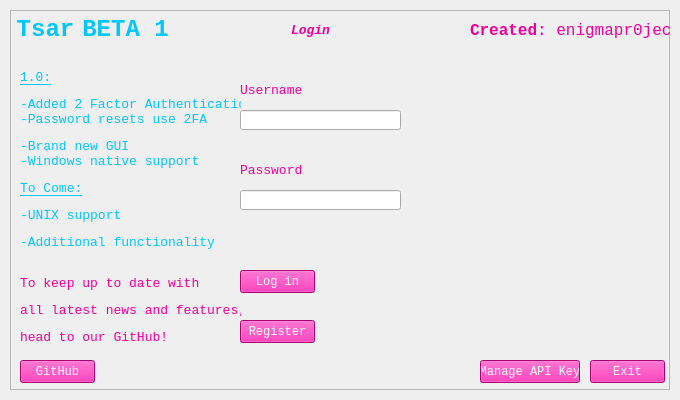
<?xml version="1.0" encoding="UTF-8"?>
<ui version="4.0">
 <class>main</class>
 <widget class="QMainWindow" name="main">
  <property name="geometry">
   <rect>
    <x>0</x>
    <y>0</y>
    <width>680</width>
    <height>400</height>
   </rect>
  </property>
  <property name="windowTitle">
   <string>Tsar Beta 1</string>
  </property>
  <property name="windowIcon">
   <iconset>
    <normaloff>iconfile.ico</normaloff>iconfile.ico</iconset>
  </property>
  <widget class="QWidget" name="centralwidget">
   <layout class="QVBoxLayout" name="verticalLayout">
    <property name="spacing">
     <number>0</number>
    </property>
    <property name="leftMargin">
     <number>10</number>
    </property>
    <property name="topMargin">
     <number>10</number>
    </property>
    <property name="rightMargin">
     <number>10</number>
    </property>
    <property name="bottomMargin">
     <number>10</number>
    </property>
    <item>
     <widget class="QFrame" name="dropShadowFrame">
      <property name="styleSheet">
       <string notr="true">QFrame {	
	background-color: rgba(255, 255, 255, .15);
}</string>
      </property>
      <property name="frameShape">
       <enum>QFrame::StyledPanel</enum>
      </property>
      <property name="frameShadow">
       <enum>QFrame::Raised</enum>
      </property>
      <widget class="QLabel" name="label_title">
       <property name="geometry">
        <rect>
         <x>-10</x>
         <y>-10</y>
         <width>91</width>
         <height>61</height>
        </rect>
       </property>
       <property name="font">
        <font>
         <family>Consolas</family>
         <pointsize>40</pointsize>
        </font>
       </property>
       <property name="styleSheet">
        <string notr="true">color: rgb(3, 198, 252);
background-color: rgba(255, 255, 255, 0); </string>
       </property>
       <property name="text">
        <string>&lt;html&gt;&lt;head/&gt;&lt;body&gt;&lt;p&gt;&lt;span style=&quot; font-size:18pt; font-weight:600;&quot;&gt;Tsar&lt;/span&gt;&lt;/p&gt;&lt;/body&gt;&lt;/html&gt;</string>
       </property>
       <property name="alignment">
        <set>Qt::AlignCenter</set>
       </property>
      </widget>
      <widget class="QLabel" name="label_credits">
       <property name="geometry">
        <rect>
         <x>460</x>
         <y>0</y>
         <width>201</width>
         <height>41</height>
        </rect>
       </property>
       <property name="font">
        <font>
         <family>Consolas</family>
         <pointsize>40</pointsize>
        </font>
       </property>
       <property name="styleSheet">
        <string notr="true">color: rgba(239, 0, 156, 255);
background-color: rgba(255, 255, 255, 0); </string>
       </property>
       <property name="text">
        <string>&lt;html&gt;&lt;head/&gt;&lt;body&gt;&lt;p&gt;&lt;span style=&quot; font-size:12pt; font-weight:600;&quot;&gt;Created&lt;/span&gt;&lt;span style=&quot; font-size:12pt;&quot;&gt;: enigmapr0ject&lt;/span&gt;&lt;/p&gt;&lt;/body&gt;&lt;/html&gt;</string>
       </property>
       <property name="alignment">
        <set>Qt::AlignRight|Qt::AlignTrailing|Qt::AlignVCenter</set>
       </property>
      </widget>
      <widget class="QLineEdit" name="userbox">
       <property name="geometry">
        <rect>
         <x>230</x>
         <y>100</y>
         <width>161</width>
         <height>20</height>
        </rect>
       </property>
      </widget>
      <widget class="QLabel" name="changelog">
       <property name="geometry">
        <rect>
         <x>10</x>
         <y>50</y>
         <width>221</width>
         <height>201</height>
        </rect>
       </property>
       <property name="font">
        <font>
         <family>Consolas</family>
         <pointsize>20</pointsize>
        </font>
       </property>
       <property name="styleSheet">
        <string notr="true">color: rgb(3, 198, 252);
background-color: rgba(255, 255, 255, 0); </string>
       </property>
       <property name="text">
        <string>&lt;html&gt;&lt;head/&gt;&lt;body&gt;&lt;p&gt;&lt;span style=&quot; font-size:10pt; text-decoration: underline;&quot;&gt;1.0:&lt;/span&gt;&lt;/p&gt;&lt;p&gt;&lt;span style=&quot; font-size:10pt;&quot;&gt;-Added 2 Factor Authentication&lt;br/&gt;-Password resets use 2FA&lt;/span&gt;&lt;/p&gt;&lt;p&gt;&lt;span style=&quot; font-size:10pt;&quot;&gt;-Brand new GUI&lt;br/&gt;-Windows native support&lt;/span&gt;&lt;/p&gt;&lt;p&gt;&lt;span style=&quot; font-size:10pt; text-decoration: underline;&quot;&gt;To Come:&lt;/span&gt;&lt;/p&gt;&lt;p&gt;&lt;span style=&quot; font-size:10pt;&quot;&gt;-UNIX support&lt;/span&gt;&lt;/p&gt;&lt;p&gt;&lt;span style=&quot; font-size:10pt;&quot;&gt;-Additional functionality&lt;/span&gt;&lt;/p&gt;&lt;/body&gt;&lt;/html&gt;</string>
       </property>
       <property name="alignment">
        <set>Qt::AlignLeading|Qt::AlignLeft|Qt::AlignVCenter</set>
       </property>
      </widget>
      <widget class="QLabel" name="changelog_2">
       <property name="geometry">
        <rect>
         <x>10</x>
         <y>260</y>
         <width>221</width>
         <height>81</height>
        </rect>
       </property>
       <property name="font">
        <font>
         <family>Consolas</family>
         <pointsize>20</pointsize>
        </font>
       </property>
       <property name="styleSheet">
        <string notr="true">color: rgba(239, 0, 156, 255);
background-color: rgba(255, 255, 255, 0); </string>
       </property>
       <property name="text">
        <string>&lt;html&gt;&lt;head/&gt;&lt;body&gt;&lt;p&gt;&lt;span style=&quot; font-size:10pt;&quot;&gt;To keep up to date with&lt;/span&gt;&lt;/p&gt;&lt;p&gt;&lt;span style=&quot; font-size:10pt;&quot;&gt;all latest news and features,&lt;/span&gt;&lt;/p&gt;&lt;p&gt;&lt;span style=&quot; font-size:10pt;&quot;&gt;head to our GitHub!&lt;/span&gt;&lt;/p&gt;&lt;/body&gt;&lt;/html&gt;</string>
       </property>
       <property name="alignment">
        <set>Qt::AlignLeading|Qt::AlignLeft|Qt::AlignVCenter</set>
       </property>
      </widget>
      <widget class="QPushButton" name="github">
       <property name="geometry">
        <rect>
         <x>10</x>
         <y>350</y>
         <width>75</width>
         <height>23</height>
        </rect>
       </property>
       <property name="font">
        <font>
         <family>Consolas</family>
        </font>
       </property>
       <property name="styleSheet">
        <string notr="true">color: rgba(255, 255, 255, 255);
background-color: rgba(239, 0, 156, 255);</string>
       </property>
       <property name="text">
        <string>GitHub</string>
       </property>
      </widget>
      <widget class="QLabel" name="label_credits_2">
       <property name="geometry">
        <rect>
         <x>230</x>
         <y>70</y>
         <width>141</width>
         <height>21</height>
        </rect>
       </property>
       <property name="font">
        <font>
         <family>Consolas</family>
         <pointsize>10</pointsize>
        </font>
       </property>
       <property name="styleSheet">
        <string notr="true">color: rgba(239, 0, 156, 255);
background-color: rgba(255, 255, 255, 0); </string>
       </property>
       <property name="text">
        <string>&lt;html&gt;&lt;head/&gt;&lt;body&gt;&lt;p&gt;Username&lt;/p&gt;&lt;/body&gt;&lt;/html&gt;</string>
       </property>
       <property name="alignment">
        <set>Qt::AlignLeading|Qt::AlignLeft|Qt::AlignVCenter</set>
       </property>
      </widget>
      <widget class="QLabel" name="label_credits_3">
       <property name="geometry">
        <rect>
         <x>230</x>
         <y>10</y>
         <width>141</width>
         <height>21</height>
        </rect>
       </property>
       <property name="font">
        <font>
         <family>Consolas</family>
         <pointsize>10</pointsize>
        </font>
       </property>
       <property name="styleSheet">
        <string notr="true">color: rgba(239, 0, 156, 255);
background-color: rgba(255, 255, 255, 0); </string>
       </property>
       <property name="text">
        <string>&lt;html&gt;&lt;head/&gt;&lt;body&gt;&lt;p align=&quot;center&quot;&gt;&lt;span style=&quot; font-weight:600; font-style:italic;&quot;&gt;Login&lt;/span&gt;&lt;/p&gt;&lt;/body&gt;&lt;/html&gt;</string>
       </property>
       <property name="alignment">
        <set>Qt::AlignLeading|Qt::AlignLeft|Qt::AlignVCenter</set>
       </property>
      </widget>
      <widget class="QLabel" name="label_credits_4">
       <property name="geometry">
        <rect>
         <x>230</x>
         <y>150</y>
         <width>141</width>
         <height>21</height>
        </rect>
       </property>
       <property name="font">
        <font>
         <family>Consolas</family>
         <pointsize>10</pointsize>
        </font>
       </property>
       <property name="styleSheet">
        <string notr="true">color: rgba(239, 0, 156, 255);
background-color: rgba(255, 255, 255, 0); </string>
       </property>
       <property name="text">
        <string>&lt;html&gt;&lt;head/&gt;&lt;body&gt;&lt;p&gt;Password&lt;/p&gt;&lt;/body&gt;&lt;/html&gt;</string>
       </property>
       <property name="alignment">
        <set>Qt::AlignLeading|Qt::AlignLeft|Qt::AlignVCenter</set>
       </property>
      </widget>
      <widget class="QLineEdit" name="passbox">
       <property name="geometry">
        <rect>
         <x>230</x>
         <y>180</y>
         <width>161</width>
         <height>20</height>
        </rect>
       </property>
       <property name="inputMask">
        <string/>
       </property>
       <property name="text">
        <string/>
       </property>
      </widget>
      <widget class="QPushButton" name="login">
       <property name="geometry">
        <rect>
         <x>230</x>
         <y>260</y>
         <width>75</width>
         <height>23</height>
        </rect>
       </property>
       <property name="font">
        <font>
         <family>Consolas</family>
        </font>
       </property>
       <property name="styleSheet">
        <string notr="true">color: rgba(255, 255, 255, 255);
background-color: rgba(239, 0, 156, 255);</string>
       </property>
       <property name="text">
        <string>Log in</string>
       </property>
      </widget>
      <widget class="QLabel" name="changelog_3">
       <property name="geometry">
        <rect>
         <x>410</x>
         <y>50</y>
         <width>241</width>
         <height>231</height>
        </rect>
       </property>
       <property name="font">
        <font>
         <family>Consolas</family>
         <pointsize>20</pointsize>
        </font>
       </property>
       <property name="styleSheet">
        <string notr="true">color: rgb(3, 198, 252);
background-color: rgba(255, 255, 255, 0); </string>
       </property>
       <property name="text">
        <string>&lt;html&gt;&lt;head/&gt;&lt;body&gt;&lt;p&gt;&lt;img src=&quot;:/icon/iconfile.ico&quot;/&gt;&lt;/p&gt;&lt;/body&gt;&lt;/html&gt;</string>
       </property>
       <property name="alignment">
        <set>Qt::AlignLeading|Qt::AlignLeft|Qt::AlignVCenter</set>
       </property>
      </widget>
      <widget class="QPushButton" name="registerButton">
       <property name="geometry">
        <rect>
         <x>230</x>
         <y>310</y>
         <width>75</width>
         <height>23</height>
        </rect>
       </property>
       <property name="font">
        <font>
         <family>Consolas</family>
        </font>
       </property>
       <property name="styleSheet">
        <string notr="true">color: rgba(255, 255, 255, 255);
background-color: rgba(239, 0, 156, 255);</string>
       </property>
       <property name="text">
        <string>Register</string>
       </property>
      </widget>
      <widget class="QPushButton" name="exitButton">
       <property name="geometry">
        <rect>
         <x>580</x>
         <y>350</y>
         <width>75</width>
         <height>23</height>
        </rect>
       </property>
       <property name="font">
        <font>
         <family>Consolas</family>
        </font>
       </property>
       <property name="styleSheet">
        <string notr="true">color: rgba(255, 255, 255, 255);
background-color: rgba(239, 0, 156, 255);</string>
       </property>
       <property name="text">
        <string>Exit</string>
       </property>
      </widget>
      <widget class="QLabel" name="response">
       <property name="geometry">
        <rect>
         <x>230</x>
         <y>210</y>
         <width>181</width>
         <height>41</height>
        </rect>
       </property>
       <property name="font">
        <font>
         <family>Consolas</family>
         <pointsize>10</pointsize>
        </font>
       </property>
       <property name="styleSheet">
        <string notr="true">color: rgba(239, 0, 156, 255);
background-color: rgba(255, 255, 255, 0); </string>
       </property>
       <property name="text">
        <string>&lt;html&gt;&lt;head/&gt;&lt;body&gt;&lt;p&gt;&lt;br/&gt;&lt;/p&gt;&lt;/body&gt;&lt;/html&gt;</string>
       </property>
       <property name="alignment">
        <set>Qt::AlignLeading|Qt::AlignLeft|Qt::AlignVCenter</set>
       </property>
      </widget>
      <widget class="QLabel" name="label_title_2">
       <property name="geometry">
        <rect>
         <x>70</x>
         <y>-10</y>
         <width>91</width>
         <height>61</height>
        </rect>
       </property>
       <property name="font">
        <font>
         <family>Consolas</family>
         <pointsize>40</pointsize>
        </font>
       </property>
       <property name="styleSheet">
        <string notr="true">color: rgb(3, 198, 252);
background-color: rgba(255, 255, 255, 0); </string>
       </property>
       <property name="text">
        <string>&lt;html&gt;&lt;head/&gt;&lt;body&gt;&lt;p&gt;&lt;span style=&quot; font-size:18pt; font-weight:600;&quot;&gt;BETA 1&lt;/span&gt;&lt;/p&gt;&lt;/body&gt;&lt;/html&gt;</string>
       </property>
       <property name="alignment">
        <set>Qt::AlignCenter</set>
       </property>
      </widget>
      <widget class="QPushButton" name="manageKey">
       <property name="geometry">
        <rect>
         <x>470</x>
         <y>350</y>
         <width>100</width>
         <height>23</height>
        </rect>
       </property>
       <property name="font">
        <font>
         <family>Consolas</family>
        </font>
       </property>
       <property name="styleSheet">
        <string notr="true">color: rgba(255, 255, 255, 255);
background-color: rgba(239, 0, 156, 255);</string>
       </property>
       <property name="text">
        <string>Manage API Key</string>
       </property>
      </widget>
     </widget>
    </item>
   </layout>
  </widget>
 </widget>
 <resources>
  <include location="assets.qrc"/>
 </resources>
 <connections/>
</ui>
